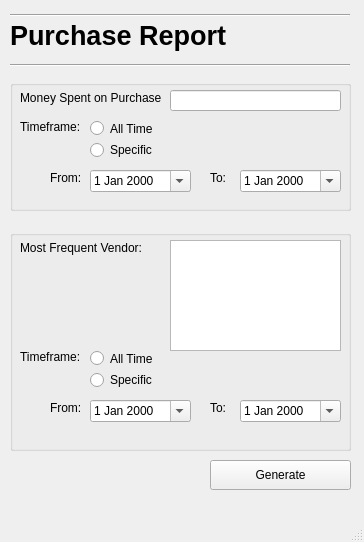
<?xml version="1.0" encoding="UTF-8"?>
<ui version="4.0">
 <class>MainWindow</class>
 <widget class="QMainWindow" name="MainWindow">
  <property name="geometry">
   <rect>
    <x>0</x>
    <y>0</y>
    <width>364</width>
    <height>542</height>
   </rect>
  </property>
  <property name="windowTitle">
   <string>MainWindow</string>
  </property>
  <widget class="QWidget" name="centralwidget">
   <widget class="Line" name="line_2">
    <property name="geometry">
     <rect>
      <x>10</x>
      <y>0</y>
      <width>340</width>
      <height>31</height>
     </rect>
    </property>
    <property name="font">
     <font>
      <pointsize>20</pointsize>
      <weight>75</weight>
      <bold>true</bold>
     </font>
    </property>
    <property name="orientation">
     <enum>Qt::Horizontal</enum>
    </property>
   </widget>
   <widget class="Line" name="line">
    <property name="geometry">
     <rect>
      <x>10</x>
      <y>50</y>
      <width>340</width>
      <height>31</height>
     </rect>
    </property>
    <property name="font">
     <font>
      <pointsize>20</pointsize>
      <weight>75</weight>
      <bold>true</bold>
     </font>
    </property>
    <property name="orientation">
     <enum>Qt::Horizontal</enum>
    </property>
   </widget>
   <widget class="QLabel" name="label">
    <property name="geometry">
     <rect>
      <x>10</x>
      <y>10</y>
      <width>231</width>
      <height>51</height>
     </rect>
    </property>
    <property name="font">
     <font>
      <pointsize>20</pointsize>
      <weight>75</weight>
      <bold>true</bold>
     </font>
    </property>
    <property name="text">
     <string>Purchase Report</string>
    </property>
   </widget>
   <widget class="QGroupBox" name="groupBox">
    <property name="geometry">
     <rect>
      <x>10</x>
      <y>80</y>
      <width>341</width>
      <height>131</height>
     </rect>
    </property>
    <property name="title">
     <string/>
    </property>
    <widget class="QLabel" name="label_2">
     <property name="geometry">
      <rect>
       <x>10</x>
       <y>10</y>
       <width>141</width>
       <height>16</height>
      </rect>
     </property>
     <property name="text">
      <string>Money Spent on Purchases:</string>
     </property>
    </widget>
    <widget class="QLineEdit" name="moneytext">
     <property name="geometry">
      <rect>
       <x>160</x>
       <y>10</y>
       <width>171</width>
       <height>21</height>
      </rect>
     </property>
    </widget>
    <widget class="QLabel" name="label_3">
     <property name="geometry">
      <rect>
       <x>10</x>
       <y>40</y>
       <width>70</width>
       <height>13</height>
      </rect>
     </property>
     <property name="text">
      <string>Timeframe:</string>
     </property>
    </widget>
    <widget class="QRadioButton" name="radioButton">
     <property name="geometry">
      <rect>
       <x>80</x>
       <y>40</y>
       <width>82</width>
       <height>17</height>
      </rect>
     </property>
     <property name="text">
      <string>All Time</string>
     </property>
    </widget>
    <widget class="QRadioButton" name="radioButton_2">
     <property name="geometry">
      <rect>
       <x>80</x>
       <y>60</y>
       <width>82</width>
       <height>20</height>
      </rect>
     </property>
     <property name="text">
      <string>Specific</string>
     </property>
    </widget>
    <widget class="QDateEdit" name="moneyto">
     <property name="geometry">
      <rect>
       <x>230</x>
       <y>90</y>
       <width>101</width>
       <height>22</height>
      </rect>
     </property>
     <property name="calendarPopup">
      <bool>true</bool>
     </property>
    </widget>
    <widget class="QLabel" name="label_7">
     <property name="geometry">
      <rect>
       <x>40</x>
       <y>90</y>
       <width>55</width>
       <height>16</height>
      </rect>
     </property>
     <property name="text">
      <string>From:</string>
     </property>
    </widget>
    <widget class="QLabel" name="label_6">
     <property name="geometry">
      <rect>
       <x>200</x>
       <y>90</y>
       <width>21</width>
       <height>16</height>
      </rect>
     </property>
     <property name="text">
      <string>To:</string>
     </property>
    </widget>
   </widget>
   <widget class="QDateEdit" name="moneyfrom">
    <property name="geometry">
     <rect>
      <x>90</x>
      <y>170</y>
      <width>101</width>
      <height>22</height>
     </rect>
    </property>
    <property name="calendarPopup">
     <bool>true</bool>
    </property>
   </widget>
   <widget class="QGroupBox" name="groupBox_2">
    <property name="geometry">
     <rect>
      <x>10</x>
      <y>230</y>
      <width>341</width>
      <height>221</height>
     </rect>
    </property>
    <property name="title">
     <string/>
    </property>
    <widget class="QLabel" name="label_4">
     <property name="geometry">
      <rect>
       <x>10</x>
       <y>10</y>
       <width>141</width>
       <height>16</height>
      </rect>
     </property>
     <property name="text">
      <string>Most Frequent Vendor:</string>
     </property>
    </widget>
    <widget class="QLabel" name="label_5">
     <property name="geometry">
      <rect>
       <x>10</x>
       <y>120</y>
       <width>70</width>
       <height>13</height>
      </rect>
     </property>
     <property name="text">
      <string>Timeframe:</string>
     </property>
    </widget>
    <widget class="QRadioButton" name="radioButton_3">
     <property name="geometry">
      <rect>
       <x>80</x>
       <y>120</y>
       <width>82</width>
       <height>17</height>
      </rect>
     </property>
     <property name="text">
      <string>All Time</string>
     </property>
    </widget>
    <widget class="QRadioButton" name="radioButton_4">
     <property name="geometry">
      <rect>
       <x>80</x>
       <y>140</y>
       <width>82</width>
       <height>20</height>
      </rect>
     </property>
     <property name="text">
      <string>Specific</string>
     </property>
    </widget>
    <widget class="QDateEdit" name="vendorto">
     <property name="geometry">
      <rect>
       <x>230</x>
       <y>170</y>
       <width>101</width>
       <height>22</height>
      </rect>
     </property>
     <property name="calendarPopup">
      <bool>true</bool>
     </property>
    </widget>
    <widget class="QLabel" name="label_8">
     <property name="geometry">
      <rect>
       <x>40</x>
       <y>170</y>
       <width>55</width>
       <height>16</height>
      </rect>
     </property>
     <property name="text">
      <string>From:</string>
     </property>
    </widget>
    <widget class="QLabel" name="label_9">
     <property name="geometry">
      <rect>
       <x>200</x>
       <y>170</y>
       <width>21</width>
       <height>16</height>
      </rect>
     </property>
     <property name="text">
      <string>To:</string>
     </property>
    </widget>
    <widget class="QDateEdit" name="vendorfrom">
     <property name="geometry">
      <rect>
       <x>80</x>
       <y>170</y>
       <width>101</width>
       <height>22</height>
      </rect>
     </property>
     <property name="calendarPopup">
      <bool>true</bool>
     </property>
    </widget>
    <widget class="QTextBrowser" name="vendortext">
     <property name="geometry">
      <rect>
       <x>160</x>
       <y>10</y>
       <width>171</width>
       <height>111</height>
      </rect>
     </property>
    </widget>
   </widget>
   <widget class="QPushButton" name="generate">
    <property name="geometry">
     <rect>
      <x>210</x>
      <y>460</y>
      <width>141</width>
      <height>30</height>
     </rect>
    </property>
    <property name="text">
     <string>Generate</string>
    </property>
   </widget>
  </widget>
  <widget class="QMenuBar" name="menubar">
   <property name="geometry">
    <rect>
     <x>0</x>
     <y>0</y>
     <width>364</width>
     <height>21</height>
    </rect>
   </property>
  </widget>
  <widget class="QStatusBar" name="statusbar"/>
 </widget>
 <resources/>
 <connections/>
</ui>
